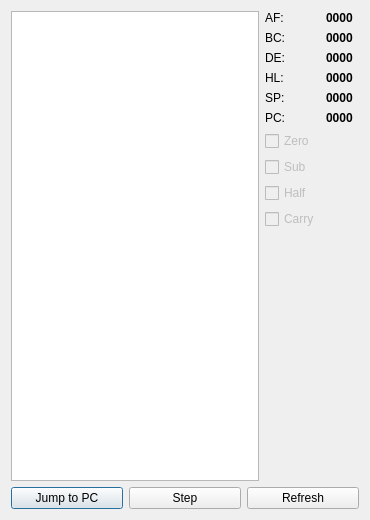
<?xml version="1.0" encoding="UTF-8"?>
<ui version="4.0">
 <class>DebuggerWindow</class>
 <widget class="QDialog" name="DebuggerWindow">
  <property name="geometry">
   <rect>
    <x>0</x>
    <y>0</y>
    <width>370</width>
    <height>520</height>
   </rect>
  </property>
  <property name="windowTitle">
   <string>Debugger</string>
  </property>
  <property name="toolTip">
   <string/>
  </property>
  <property name="locale">
   <locale language="English" country="UnitedStates"/>
  </property>
  <layout class="QGridLayout" name="gridLayout">
   <item row="1" column="0">
    <layout class="QHBoxLayout" name="buttonLayout">
     <item>
      <widget class="QPushButton" name="pcButton">
       <property name="text">
        <string>Jump to PC</string>
       </property>
      </widget>
     </item>
     <item>
      <widget class="QPushButton" name="stepButton">
       <property name="text">
        <string>Step</string>
       </property>
      </widget>
     </item>
     <item>
      <widget class="QPushButton" name="refreshButton">
       <property name="text">
        <string>Refresh</string>
       </property>
      </widget>
     </item>
    </layout>
   </item>
   <item row="0" column="0">
    <layout class="QHBoxLayout" name="contentLayout">
     <item>
      <widget class="QListWidget" name="listWidget"/>
     </item>
     <item>
      <layout class="QGridLayout" name="registerLayout" columnstretch="0,0">
       <item row="9" column="0">
        <widget class="QCheckBox" name="checkBoxHalfCarryFlag">
         <property name="enabled">
          <bool>false</bool>
         </property>
         <property name="text">
          <string>Half</string>
         </property>
        </widget>
       </item>
       <item row="4" column="0">
        <widget class="QLabel" name="labelHL">
         <property name="text">
          <string>HL:</string>
         </property>
        </widget>
       </item>
       <item row="10" column="0">
        <widget class="QCheckBox" name="checkBoxCarryFlag">
         <property name="enabled">
          <bool>false</bool>
         </property>
         <property name="text">
          <string>Carry</string>
         </property>
        </widget>
       </item>
       <item row="3" column="0">
        <widget class="QLabel" name="labelDE">
         <property name="text">
          <string>DE:</string>
         </property>
        </widget>
       </item>
       <item row="5" column="0">
        <widget class="QLabel" name="labelSP">
         <property name="text">
          <string>SP:</string>
         </property>
        </widget>
       </item>
       <item row="3" column="1">
        <widget class="QLabel" name="labelDEVal">
         <property name="font">
          <font>
           <weight>75</weight>
           <bold>true</bold>
          </font>
         </property>
         <property name="text">
          <string>0000</string>
         </property>
        </widget>
       </item>
       <item row="6" column="1">
        <widget class="QLabel" name="labelPCVal">
         <property name="font">
          <font>
           <weight>75</weight>
           <bold>true</bold>
          </font>
         </property>
         <property name="text">
          <string>0000</string>
         </property>
        </widget>
       </item>
       <item row="5" column="1">
        <widget class="QLabel" name="labelSPVal">
         <property name="font">
          <font>
           <weight>75</weight>
           <bold>true</bold>
          </font>
         </property>
         <property name="text">
          <string>0000</string>
         </property>
        </widget>
       </item>
       <item row="6" column="0">
        <widget class="QLabel" name="labelPC">
         <property name="text">
          <string>PC:</string>
         </property>
        </widget>
       </item>
       <item row="7" column="0">
        <widget class="QCheckBox" name="checkBoxZeroFlag">
         <property name="enabled">
          <bool>false</bool>
         </property>
         <property name="text">
          <string>Zero</string>
         </property>
         <property name="checkable">
          <bool>true</bool>
         </property>
        </widget>
       </item>
       <item row="4" column="1">
        <widget class="QLabel" name="labelHLVal">
         <property name="font">
          <font>
           <weight>75</weight>
           <bold>true</bold>
          </font>
         </property>
         <property name="text">
          <string>0000</string>
         </property>
        </widget>
       </item>
       <item row="11" column="1">
        <spacer name="verticalSpacer">
         <property name="orientation">
          <enum>Qt::Vertical</enum>
         </property>
         <property name="sizeHint" stdset="0">
          <size>
           <width>20</width>
           <height>40</height>
          </size>
         </property>
        </spacer>
       </item>
       <item row="2" column="0">
        <widget class="QLabel" name="labelBC">
         <property name="text">
          <string>BC:</string>
         </property>
        </widget>
       </item>
       <item row="8" column="0">
        <widget class="QCheckBox" name="checkBoxSubFlag">
         <property name="enabled">
          <bool>false</bool>
         </property>
         <property name="text">
          <string>Sub</string>
         </property>
        </widget>
       </item>
       <item row="1" column="0">
        <widget class="QLabel" name="labelAF">
         <property name="text">
          <string>AF:</string>
         </property>
        </widget>
       </item>
       <item row="1" column="1">
        <widget class="QLabel" name="labelAFVal">
         <property name="font">
          <font>
           <weight>75</weight>
           <bold>true</bold>
          </font>
         </property>
         <property name="frameShape">
          <enum>QFrame::NoFrame</enum>
         </property>
         <property name="text">
          <string>0000</string>
         </property>
        </widget>
       </item>
       <item row="2" column="1">
        <widget class="QLabel" name="labelBCVal">
         <property name="font">
          <font>
           <weight>75</weight>
           <bold>true</bold>
          </font>
         </property>
         <property name="text">
          <string>0000</string>
         </property>
        </widget>
       </item>
       <item row="7" column="1">
        <spacer name="horizontalSpacer">
         <property name="orientation">
          <enum>Qt::Horizontal</enum>
         </property>
         <property name="sizeHint" stdset="0">
          <size>
           <width>40</width>
           <height>20</height>
          </size>
         </property>
        </spacer>
       </item>
      </layout>
     </item>
    </layout>
   </item>
  </layout>
 </widget>
 <resources/>
 <connections>
  <connection>
   <sender>refreshButton</sender>
   <signal>pressed()</signal>
   <receiver>DebuggerWindow</receiver>
   <slot>refresh()</slot>
   <hints>
    <hint type="sourcelabel">
     <x>303</x>
     <y>498</y>
    </hint>
    <hint type="destinationlabel">
     <x>184</x>
     <y>259</y>
    </hint>
   </hints>
  </connection>
 </connections>
 <slots>
  <slot>refresh()</slot>
 </slots>
</ui>
